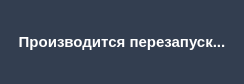
<?xml version="1.0" encoding="UTF-8"?>
<ui version="4.0">
 <class>Form</class>
 <widget class="QWidget" name="Form">
  <property name="windowModality">
   <enum>Qt::ApplicationModal</enum>
  </property>
  <property name="geometry">
   <rect>
    <x>0</x>
    <y>0</y>
    <width>244</width>
    <height>84</height>
   </rect>
  </property>
  <property name="cursor">
   <cursorShape>WaitCursor</cursorShape>
  </property>
  <property name="windowTitle">
   <string>Form</string>
  </property>
  <property name="styleSheet">
   <string notr="true">QWidget {
	background-color:#333e50;
	color:white;
	font-family:arial;
	font-weight:bold;
	font-size:15px;
	border-radius:15px;
}

QPushButton {
	color:black;
	background-color:#4DB0A8;
	border:none;
	border-radius:15px;
	padding:8px 10px;
	font-family:arial;
	font-weight:bold;
	font-size:15px;
}

QPushButton:hover {
	color:white;
	cursor:PointingHand;
}

QLineEdit {
	color:#747C86;
	font-weight:bold;
	background-color:#2F3A4A;
	padding:5px 5px;
	max-width:200px;
	min-width:150px;
	border-radius:10px;
	border:none;
}

QLabel {
	border-radius:15px;
}</string>
  </property>
  <layout class="QVBoxLayout" name="verticalLayout">
   <item>
    <widget class="QLabel" name="label">
     <property name="text">
      <string>Производится перезапуск...</string>
     </property>
     <property name="alignment">
      <set>Qt::AlignCenter</set>
     </property>
    </widget>
   </item>
  </layout>
 </widget>
 <resources/>
 <connections/>
</ui>
